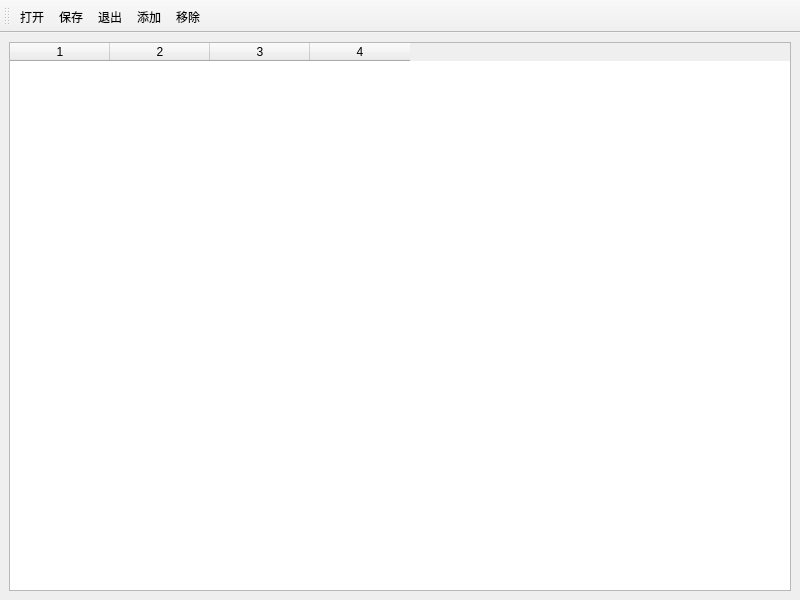
<?xml version="1.0" encoding="UTF-8"?>
<ui version="4.0">
 <class>MainWindow</class>
 <widget class="QMainWindow" name="MainWindow">
  <property name="geometry">
   <rect>
    <x>0</x>
    <y>0</y>
    <width>800</width>
    <height>600</height>
   </rect>
  </property>
  <property name="windowTitle">
   <string>数据录入</string>
  </property>
  <widget class="QWidget" name="centralwidget">
   <layout class="QVBoxLayout" name="MainLayout">
    <item>
     <widget class="QTableWidget" name="tableWidget">
      <property name="sortingEnabled">
       <bool>true</bool>
      </property>
      <property name="wordWrap">
       <bool>false</bool>
      </property>
      <property name="rowCount">
       <number>0</number>
      </property>
      <property name="columnCount">
       <number>4</number>
      </property>
      <column/>
      <column/>
      <column/>
      <column/>
     </widget>
    </item>
   </layout>
  </widget>
  <widget class="QMenuBar" name="menubar">
   <property name="geometry">
    <rect>
     <x>0</x>
     <y>0</y>
     <width>800</width>
     <height>21</height>
    </rect>
   </property>
  </widget>
  <widget class="QToolBar" name="toolBar">
   <property name="windowTitle">
    <string>toolBar</string>
   </property>
   <attribute name="toolBarArea">
    <enum>TopToolBarArea</enum>
   </attribute>
   <attribute name="toolBarBreak">
    <bool>false</bool>
   </attribute>
   <addaction name="open"/>
   <addaction name="save"/>
   <addaction name="exit"/>
   <addaction name="add"/>
   <addaction name="remove"/>
  </widget>
  <action name="open">
   <property name="icon">
    <iconset resource="resource.qrc">
     <normaloff>:/open.png</normaloff>:/open.png</iconset>
   </property>
   <property name="text">
    <string>打开</string>
   </property>
   <property name="shortcut">
    <string>Ctrl+O</string>
   </property>
   <property name="menuRole">
    <enum>QAction::NoRole</enum>
   </property>
  </action>
  <action name="save">
   <property name="icon">
    <iconset resource="resource.qrc">
     <normaloff>:/save.png</normaloff>:/save.png</iconset>
   </property>
   <property name="text">
    <string>保存</string>
   </property>
   <property name="shortcut">
    <string>Ctrl+S</string>
   </property>
   <property name="menuRole">
    <enum>QAction::NoRole</enum>
   </property>
  </action>
  <action name="exit">
   <property name="icon">
    <iconset resource="resource.qrc">
     <normaloff>:/exit.png</normaloff>:/exit.png</iconset>
   </property>
   <property name="text">
    <string>退出</string>
   </property>
   <property name="shortcut">
    <string>Ctrl+E</string>
   </property>
   <property name="menuRole">
    <enum>QAction::NoRole</enum>
   </property>
  </action>
  <action name="add">
   <property name="icon">
    <iconset resource="resource.qrc">
     <normaloff>:/add,png</normaloff>:/add,png</iconset>
   </property>
   <property name="text">
    <string>添加</string>
   </property>
   <property name="shortcut">
    <string>Ctrl+I</string>
   </property>
   <property name="menuRole">
    <enum>QAction::NoRole</enum>
   </property>
  </action>
  <action name="remove">
   <property name="icon">
    <iconset resource="resource.qrc">
     <normaloff>:/remove.png</normaloff>:/remove.png</iconset>
   </property>
   <property name="text">
    <string>移除</string>
   </property>
   <property name="shortcut">
    <string>Ctrl+R</string>
   </property>
   <property name="menuRole">
    <enum>QAction::NoRole</enum>
   </property>
  </action>
 </widget>
 <resources>
  <include location="resource.qrc"/>
 </resources>
 <connections/>
</ui>
